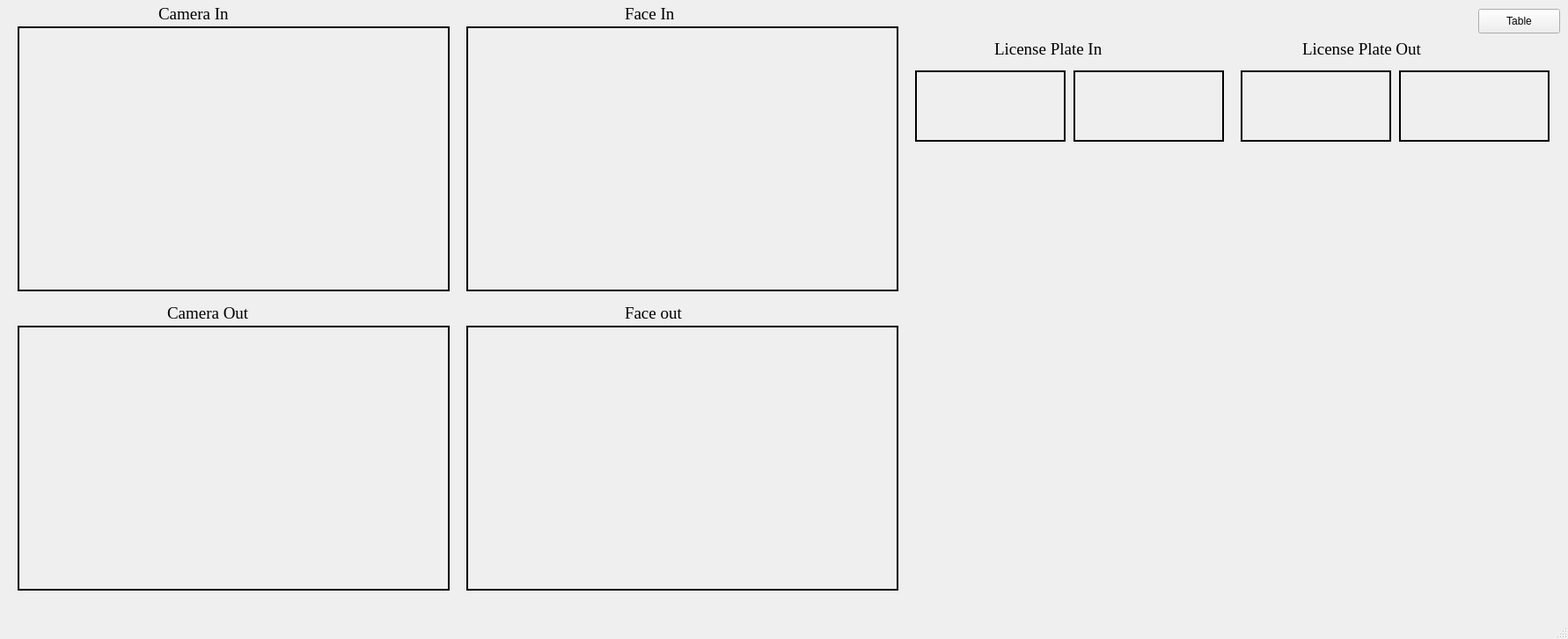
<?xml version="1.0" encoding="UTF-8"?>
<ui version="4.0">
 <class>MainWindow</class>
 <widget class="QMainWindow" name="MainWindow">
  <property name="geometry">
   <rect>
    <x>0</x>
    <y>0</y>
    <width>1782</width>
    <height>726</height>
   </rect>
  </property>
  <property name="windowTitle">
   <string>MainWindow</string>
  </property>
  <widget class="QWidget" name="centralwidget">
   <widget class="QLabel" name="label">
    <property name="geometry">
     <rect>
      <x>180</x>
      <y>0</y>
      <width>111</width>
      <height>31</height>
     </rect>
    </property>
    <property name="font">
     <font>
      <family>Times New Roman</family>
      <pointsize>14</pointsize>
     </font>
    </property>
    <property name="text">
     <string>Camera In</string>
    </property>
   </widget>
   <widget class="QLabel" name="label_2">
    <property name="geometry">
     <rect>
      <x>710</x>
      <y>0</y>
      <width>111</width>
      <height>31</height>
     </rect>
    </property>
    <property name="font">
     <font>
      <family>Times New Roman</family>
      <pointsize>14</pointsize>
     </font>
    </property>
    <property name="text">
     <string>Face In</string>
    </property>
   </widget>
   <widget class="QLabel" name="label_3">
    <property name="geometry">
     <rect>
      <x>190</x>
      <y>340</y>
      <width>111</width>
      <height>31</height>
     </rect>
    </property>
    <property name="font">
     <font>
      <family>Times New Roman</family>
      <pointsize>14</pointsize>
     </font>
    </property>
    <property name="text">
     <string>Camera Out</string>
    </property>
   </widget>
   <widget class="QLabel" name="label_4">
    <property name="geometry">
     <rect>
      <x>710</x>
      <y>340</y>
      <width>111</width>
      <height>31</height>
     </rect>
    </property>
    <property name="font">
     <font>
      <family>Times New Roman</family>
      <pointsize>14</pointsize>
     </font>
    </property>
    <property name="text">
     <string>Face out</string>
    </property>
   </widget>
   <widget class="QLabel" name="label_5">
    <property name="geometry">
     <rect>
      <x>1130</x>
      <y>40</y>
      <width>151</width>
      <height>31</height>
     </rect>
    </property>
    <property name="font">
     <font>
      <family>Times New Roman</family>
      <pointsize>14</pointsize>
     </font>
    </property>
    <property name="text">
     <string>License Plate In</string>
    </property>
   </widget>
   <widget class="QLabel" name="label_6">
    <property name="geometry">
     <rect>
      <x>1480</x>
      <y>40</y>
      <width>171</width>
      <height>31</height>
     </rect>
    </property>
    <property name="font">
     <font>
      <family>Times New Roman</family>
      <pointsize>14</pointsize>
     </font>
    </property>
    <property name="text">
     <string>License Plate Out</string>
    </property>
   </widget>
   <widget class="QLabel" name="CamIn">
    <property name="geometry">
     <rect>
      <x>20</x>
      <y>30</y>
      <width>491</width>
      <height>301</height>
     </rect>
    </property>
    <property name="frameShape">
     <enum>QFrame::Box</enum>
    </property>
    <property name="lineWidth">
     <number>2</number>
    </property>
    <property name="text">
     <string/>
    </property>
   </widget>
   <widget class="QLabel" name="label_8">
    <property name="geometry">
     <rect>
      <x>530</x>
      <y>30</y>
      <width>491</width>
      <height>301</height>
     </rect>
    </property>
    <property name="frameShape">
     <enum>QFrame::Box</enum>
    </property>
    <property name="lineWidth">
     <number>2</number>
    </property>
    <property name="text">
     <string/>
    </property>
   </widget>
   <widget class="QLabel" name="CamOut">
    <property name="geometry">
     <rect>
      <x>20</x>
      <y>370</y>
      <width>491</width>
      <height>301</height>
     </rect>
    </property>
    <property name="frameShape">
     <enum>QFrame::Box</enum>
    </property>
    <property name="lineWidth">
     <number>2</number>
    </property>
    <property name="text">
     <string/>
    </property>
   </widget>
   <widget class="QLabel" name="label_10">
    <property name="geometry">
     <rect>
      <x>530</x>
      <y>370</y>
      <width>491</width>
      <height>301</height>
     </rect>
    </property>
    <property name="frameShape">
     <enum>QFrame::Box</enum>
    </property>
    <property name="lineWidth">
     <number>2</number>
    </property>
    <property name="text">
     <string/>
    </property>
   </widget>
   <widget class="QLabel" name="LPIn">
    <property name="geometry">
     <rect>
      <x>1040</x>
      <y>80</y>
      <width>171</width>
      <height>81</height>
     </rect>
    </property>
    <property name="frameShape">
     <enum>QFrame::Box</enum>
    </property>
    <property name="lineWidth">
     <number>2</number>
    </property>
    <property name="text">
     <string/>
    </property>
   </widget>
   <widget class="QLabel" name="label_12">
    <property name="geometry">
     <rect>
      <x>1220</x>
      <y>80</y>
      <width>171</width>
      <height>81</height>
     </rect>
    </property>
    <property name="frameShape">
     <enum>QFrame::Box</enum>
    </property>
    <property name="lineWidth">
     <number>2</number>
    </property>
    <property name="text">
     <string/>
    </property>
   </widget>
   <widget class="QLabel" name="label_13">
    <property name="geometry">
     <rect>
      <x>1410</x>
      <y>80</y>
      <width>171</width>
      <height>81</height>
     </rect>
    </property>
    <property name="frameShape">
     <enum>QFrame::Box</enum>
    </property>
    <property name="lineWidth">
     <number>2</number>
    </property>
    <property name="text">
     <string/>
    </property>
   </widget>
   <widget class="QLabel" name="label_14">
    <property name="geometry">
     <rect>
      <x>1590</x>
      <y>80</y>
      <width>171</width>
      <height>81</height>
     </rect>
    </property>
    <property name="frameShape">
     <enum>QFrame::Box</enum>
    </property>
    <property name="lineWidth">
     <number>2</number>
    </property>
    <property name="text">
     <string/>
    </property>
   </widget>
   <widget class="QPushButton" name="btnTable">
    <property name="geometry">
     <rect>
      <x>1680</x>
      <y>10</y>
      <width>93</width>
      <height>28</height>
     </rect>
    </property>
    <property name="text">
     <string>Table</string>
    </property>
   </widget>
  </widget>
  <widget class="QStatusBar" name="statusbar"/>
 </widget>
 <resources/>
 <connections/>
</ui>
